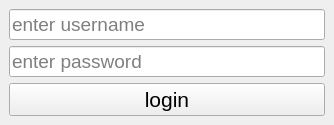
<?xml version="1.0" encoding="UTF-8"?>
<ui version="4.0">
 <class>login</class>
 <widget class="QMainWindow" name="login">
  <property name="geometry">
   <rect>
    <x>0</x>
    <y>0</y>
    <width>334</width>
    <height>0</height>
   </rect>
  </property>
  <property name="minimumSize">
   <size>
    <width>334</width>
    <height>0</height>
   </size>
  </property>
  <property name="windowTitle">
   <string>login</string>
  </property>
  <widget class="QWidget" name="centralwidget">
   <layout class="QVBoxLayout" name="verticalLayout">
    <item>
     <widget class="QLineEdit" name="username">
      <property name="minimumSize">
       <size>
        <width>5</width>
        <height>5</height>
       </size>
      </property>
      <property name="font">
       <font>
        <pointsize>14</pointsize>
        <weight>50</weight>
        <bold>false</bold>
       </font>
      </property>
      <property name="styleSheet">
       <string notr="true">a</string>
      </property>
      <property name="inputMask">
       <string/>
      </property>
      <property name="text">
       <string/>
      </property>
      <property name="placeholderText">
       <string>enter username</string>
      </property>
     </widget>
    </item>
    <item>
     <widget class="QLineEdit" name="password">
      <property name="minimumSize">
       <size>
        <width>5</width>
        <height>5</height>
       </size>
      </property>
      <property name="font">
       <font>
        <pointsize>14</pointsize>
        <weight>50</weight>
        <bold>false</bold>
       </font>
      </property>
      <property name="styleSheet">
       <string notr="true">a</string>
      </property>
      <property name="inputMask">
       <string extracomment="username"/>
      </property>
      <property name="text">
       <string extracomment="username"/>
      </property>
      <property name="echoMode">
       <enum>QLineEdit::Password</enum>
      </property>
      <property name="placeholderText">
       <string>enter password</string>
      </property>
     </widget>
    </item>
    <item>
     <widget class="QPushButton" name="loginb">
      <property name="font">
       <font>
        <pointsize>16</pointsize>
       </font>
      </property>
      <property name="text">
       <string>login</string>
      </property>
     </widget>
    </item>
   </layout>
  </widget>
 </widget>
 <resources/>
 <connections/>
</ui>
